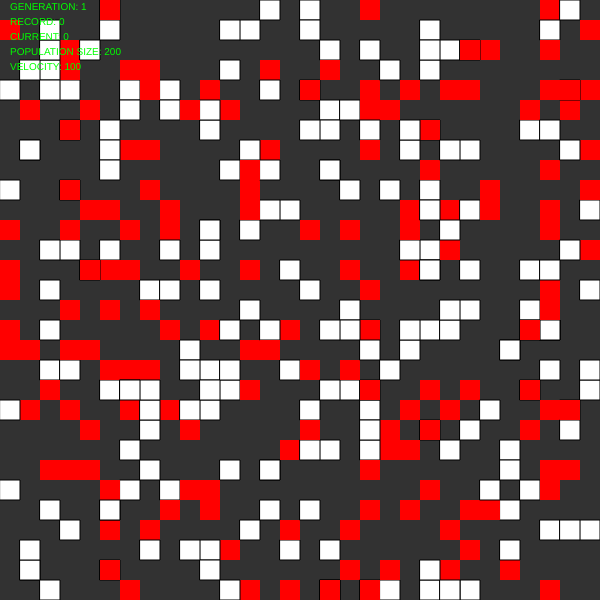
Frame 1 (no input)
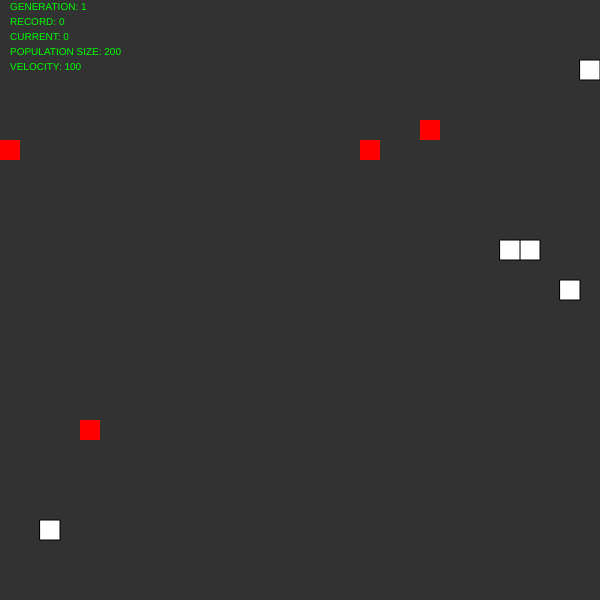
Frame 60 (no input)
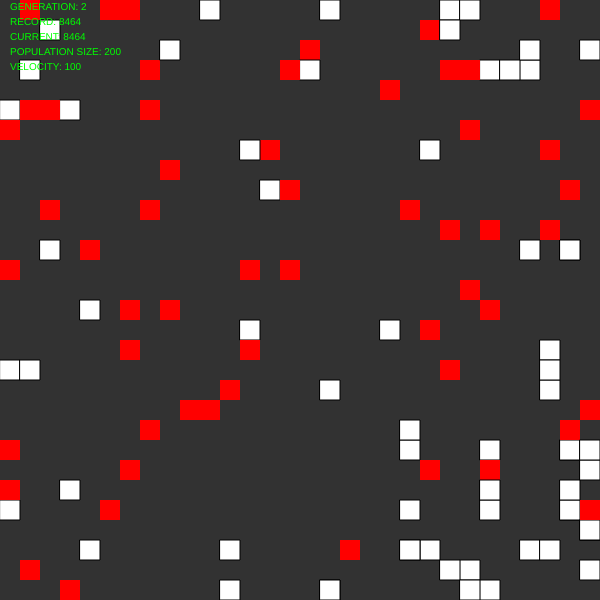
Frame 120 (the mouse pressed at the canvas centre since frame 60)

The p5.js sketch that drew these frames (run headless with seeded random() and noise() and a simulated clock; from frame 60 on, the mouse is pressed at the canvas centre):

// p5.js sketch
// ── sketch.js
const gridSize = 20;
const gameSize = 600;
const population = 1;


let snake;
let snakes;
let lastUpdate;
let dirCommitted = true;
let velocitySlider;
let populationSlider;

function newGame() {
  snake = new Snake(width, height, gridSize);
  dirCommitted = true;
}


let inputBuffer = [];


function processKey(key) {
  if (!dirCommitted) {
    inputBuffer.push(key);
  }
  if (dirCommitted && key === UP_ARROW && snake.ydir === 0) {
    snake.setDirection(0, -1);
    dirCommitted = false;
  } else if (dirCommitted && key === DOWN_ARROW && snake.ydir === 0) {
    snake.setDirection(0, 1);
    dirCommitted = false;
  } else if (dirCommitted && key === RIGHT_ARROW && snake.xdir === 0) {
    snake.setDirection(1, 0);
    dirCommitted = false;
  } else if (dirCommitted && key === LEFT_ARROW && snake.xdir === 0) {
    snake.setDirection(-1, 0);
    dirCommitted = false;
  } else if (key === 82) {
    newGame();
  }
}

function readBuffer() {
  if (inputBuffer.length > 0) {
    let key = inputBuffer.shift();
    processKey(key);
  }  
}


// function keyPressed() {
//   print(keyCode);
//   //processKey(keyCode);
// }

let savedSnakes = [];

let generations = 1;

let RECORD = 0;
let CURRENT_RECORD = 0;

function drawGame() {
  background(50);
  noStroke();
  //snake.draw();  
  snakes.forEach((s) => s.draw());
  textSize(10);
  textAlign(LEFT);
  fill(0, 255, 0);
  text("GENERATION: " + generations, 10, 10);
  text("RECORD: " + RECORD, 10, 25);
  text("CURRENT: " + CURRENT_RECORD, 10, 40);
  text("POPULATION SIZE: " + populationSlider.value(), 10, 55);
  text("VELOCITY: " + velocitySlider.value(), 10, 70);

  
  // if (snake.dead) {
  //   textSize(15);
  //   fill(255,0,0);
  //   textAlign(CENTER);
  //   text('GAME OVER', width/2, height/2);
  //   textSize(15);
  //   text('PRESS "R" TO RESET', width/2, height/2 + 32);
  //   newGame();
  //   return;
  // }
  
  let currentTime = millis();
  let delta = currentTime - lastUpdate;
  let deltaSpeed = (1 / velocitySlider.value()) * 1000;
  if (delta > deltaSpeed) {
    readBuffer();
    snakes.forEach((s) => {
      s.think();
      s.update();
      if (s.dead) {
        savedSnakes.push(s);
      }
    });
    //snake.think();
    //snake.update();
    dirCommitted = true;
    lastUpdate = currentTime;
  }
  snakes = snakes.filter((s) => !s.dead);
  if (snakes.length === 0) {
    snakes = nextGeneration(savedSnakes);
    savedSnakes = [];
    generations++;
  }
  
}

function setup() {
  createCanvas(gameSize, gameSize);
  //newGame();
  velocitySlider = createSlider(0, 300, 100);
  populationSlider = createSlider(0, 2000, 200);
  snakes = new Array(populationSlider.value()).fill().map(() => new Snake(width, height, gridSize));
  lastUpdate = millis();
}


function draw() {
  drawGame();
}
// ── cg.js
function* test1() {
  yield "22";
  yield "0 450";
  yield "300 750";
  yield "1000 450";
  yield "1500 650";
  yield "1800 850";
  yield "2000 1950";
  yield "2200 1850";
  yield "2400 2000";
  yield "3100 1800";
  yield "3150 1550";
  yield "2500 1600";
  yield "2200 1550";
  yield "2100 750";
  yield "2200 150";
  yield "3200 150";
  yield "3500 450";
  yield "4000 950";
  yield "4500 1450";
  yield "5000 1550";
  yield "5500 1500";
  yield "6000 950";
  yield "6999 1750";
  yield "6500 2600 -20 0 1000 45 0";
}

function* test2() {
  yield "18"
  yield "0 1800"
  yield "300 1200"
  yield "1000 1550"
  yield "2000 1200"
  yield "2500 1650"
  yield "3700 220"
  yield "4700 220"
  yield "4750 1000"
  yield "4700 1650"
  yield "4000 1700"
  yield "3700 1600"
  yield "3750 1900"
  yield "4000 2100"
  yield "4900 2050"
  yield "5100 1000"
  yield "5500 500"
  yield "6200 800"
  yield "6999 600"
  yield "6500 2000 0 0 1200 0 0";
}

const test1Gen = test1();
//const test1Gen = test2();

function readline() {
  const r = test1Gen.next();
  if (r.done) return gameState();
  else return r.value;
}

function checkInside(point, vertices) {
  let len = vertices.length;
  let minX, minY, maxX, maxY;
  let n = len;
  while (n--) {
    let q = vertices[n];
    minX = minX ? Math.min(minX, q.x) : q.x;
    minY = minY ? Math.min(minY, q.y) : q.y;
    maxX = maxX ? Math.max(maxX, q.x) : q.x;
    maxY = maxY ? Math.max(maxY, q.y) : q.y;
  }
  if (point.x < minX || point.x > maxX || point.y < minY || point.y > maxY)
    return false;
  let inside = false;
  for (let i = 0, j = len - 1; i < len; j = i++) {
    if (
      vertices[i].y > point.y != vertices[j].y > point.y &&
      point.x <
        ((vertices[j].x - vertices[i].x) * (point.y - vertices[i].y)) /
          (vertices[j].y - vertices[i].y) +
          vertices[i].x
    ) {
      inside = !inside;
    }
  }
  return inside;
}

function getPlaneSegment(vertices) {
  let len = vertices.length;

  // Ignore the first and last vertices
  for (let i = 1, j = 2; i < (len - 2); i = j++) {
    let curr = vertices[i];
    let next = vertices[j];
    if (curr.y === next.y) {
      return [curr, next];
    }
  }

  return null;
}

function distToPlane(p0, line) {
  let p1 = line[0];
  let p2 = line[1];
  let dx = 0;
  let dy = p0.y - p1.y;
  // point is left outside?
  if (p0.x < p1.x) {
    dx = p0.x - p1.x;
  }
  // point is right outside?
  if (p0.x > p2.x) {
    dx = p2.x - p0.x;
  }
  return Math.sqrt((dx * dx) + (dy * dy));
}

function randomThrust(pa) {
  let ra = pa ? Math.min(Math.abs(pa) + 15, 90) : 90;
  let a = round(random(-ra, ra));
  let p = round(random([3, 3, 4, 4, 4, 4, 4, 2, 1, 0]));
  return [a, p];
}

function randomThrusts(len) {
  let n = len;
  let result = [];
  let previous;
  while(n--) {
    let t = randomThrust(previous ? previous.a : undefined);
    result.push(t);
    previous = t;
  }
  return result;
}
// ── ga.js
function nextGeneration(savedSnakes) {
  let totalFitness = 0;
  CURRENT_RECORD = 0;
  let fitness = savedSnakes.map((s) => {
    s.calcFitness();
    if (s.fitness > RECORD) {
      RECORD = s.fitness;
    }
    if (s.fitness > CURRENT_RECORD) {
      CURRENT_RECORD = s.fitness;
    }
    totalFitness += s.fitness;
    return s.fitness;
  });
  let newSnakes = new Array(populationSlider.value()).fill().map(() => {
    let snake1 = selectSnake(savedSnakes, totalFitness);
    let snake2 = selectSnake(savedSnakes, totalFitness);
    let child = snake1.crossover(snake2);
    child.brain.mutate(0.05);
    return child;
  });
  //noLoop();
  return newSnakes;
}5555

function selectSnake(savedSnakes, sumFitness) {
  let rand = random(sumFitness);
  let summation = 0;
  for (let i = 0; i < savedSnakes.length; i++) {
    let currentSnake = savedSnakes[i];    
    summation += currentSnake.fitness;
    if (summation > rand) {
      return currentSnake.clone();
    }    
  }
  return savedSnakes[0].clone();
}
// ── nn.js
class Matrix {
  constructor(r, c, randomize) {
    this.rows = r;
    this.cols = c;
    this.values = new Array(r)
      .fill()
      .map(() =>
        new Array(c).fill().map(() => (randomize ? random(-1, 1) : 0))
      );
  }

  dot(m) {
    const result = new Matrix(this.rows, m.cols);

    if (this.cols != m.rows) return result;

    for (let i = 0; i < this.rows; i++) {
      for (let j = 0; j < m.cols; j++) {
        let sum = 0;
        for (let k = 0; k < this.cols; k++) {
          sum += this.values[i][k] * m.values[k][j];
        }
        result.values[i][j] = sum;
      }
    }

    return result;
  }

  sigmoid(x) {
    return 1 / (1 + Math.exp(-x));
  }

  toArray() {
    let result = [];
    for (let i = 0; i < this.rows; i++) {
      for (let j = 0; j < this.cols; j++) {
        result.push(this.values[i][j])
      }
    }
    return result;
  }

  activate() {
    let matrix = new Matrix(this.rows, this.cols);
    for (let i = 0; i < this.rows; i++) {
      for (let j = 0; j < this.cols; j++) {
        matrix.values[i][j] = max(0, this.values[i][j]);
      }
    }
    return matrix;
  }

  withBias() {
    let matrix = new Matrix(this.rows + 1, 1);
    for (let i = 0; i < this.rows; i++) {
      matrix.values[i][0] = this.values[i][0];
    }
    matrix.values[this.rows][0] = 1;
    return matrix;
  }

  mutate(rate) {
    for (let i = 0; i < this.rows; i++) {
      for (let j = 0; j < this.cols; j++) {
        if (random() < rate) {
          let value = this.values[i][j] + randomGaussian()/5;
          this.values[i][j] = constrain(value, -1, 1);
        }
      }
    }
  }

  clone() {
    let matrix = new Matrix(this.rows, this.cols);
    for (let i = 0; i < this.rows; i++) {
      for (let j = 0; j < this.cols; j++) {
        matrix.values[i][j] = this.values[i][j];
      }
    }
    return matrix;
  }

  crossover(partner) {
    let child = new Matrix(this.rows, this.cols);
    let randC = floor(random(this.cols));
    let randR = floor(random(this.rows));
    for (let i = 0; i < this.rows; i++) {
      for (let j = 0; j < this.cols; j++) {
        if (i < randR || (i == randR && j <= randC)) {
          child.values[i][j] = this.values[i][j];
        } else {
          child.values[i][j] = partner.values[i][j];
        }
      }
    }
    return child;
  }

}

function matrixFromArray(arr) {
  let matrix = new Matrix(arr.length, 1);
  for (let i = 0; i < arr.length; i++) {
    matrix.values[i][0] = arr[i];
  }
  return matrix;
}


class NeuralNetwork {
  constructor(iSize, hSize, hLayers, oSize, forClone) {
    this.iSize = iSize;
    this.hSize = hSize;
    this.hLayers = hLayers;
    this.oSize = oSize;

    if (forClone === true) {
      return;
    }

    this.weights = new Array(hLayers + 1).fill();
    this.weights[0] = new Matrix(hSize, iSize + 1, true);
    for (let i = 1; i < hLayers; i++) {
      this.weights[i] = new Matrix(hSize, hSize + 1, true);
    }
    this.weights[hLayers] = new Matrix(oSize, hSize + 1, true);
  }

  mutate(rate) {
    this.weights.forEach((matrix) => matrix.mutate(rate));
  }

  clone() {
    let clone = new NeuralNetwork(this.iSize, this.hSize, this.hLayers, this.oSize, true);
    clone.weights = this.weights.map((matrix) => matrix.clone());
    return clone;
  }

  output(input) {
    //print(input);
    let inputMatrix = matrixFromArray(input).withBias();
    for (let i = 0; i < this.hLayers; i++) {
      let h_input = this.weights[i].dot(inputMatrix);
      let h_output = h_input.activate();
      inputMatrix = h_output.withBias();
    }
    let o_input = this.weights[this.hLayers].dot(inputMatrix);
    let output = o_input.activate();
    return output.toArray();
  }

  crossover(partner) {
    let child = new NeuralNetwork(this.iSize, this.hSize, this.hLayers, this.oSize);
    for (let i = 0; i < this.weights.length; i++) {
      child.weights[i] = this.weights[i].crossover(partner.weights[i]);
    }
    return child;
  }

}
// ── ship.js
class Ship {
  constructor(pos, vel, fuel, r, power, timeFactor) {
    this.pos = {x: pos.x, y: pos.y};
    this.vel = {x: vel.x, y: vel.y};
    this.fuel = fuel;
    this.rotate = r;
    this._rotate = r;
    this.power = power;
    this._power = power;
    this.turn = 0;
    this.crashed = false;
    this.timeFactor = timeFactor ? timeFactor : 1;
    this.timeConst = 60;
    this.initial = {
      pos,
      vel,
      fuel,
      r,
      power,
    };
  }
  
  copyVec(v) {
    return { x: v.x, y: v.y };
  }

  reset() {
    this.pos = this.copyVec(this.initial.pos);
    this.vel = this.copyVec(this.initial.vel);
    this.fuel = this.initial.fuel;
    this.rotate = this.initial.r;
    this.power = this.initial.power;
    this._rotate = this.rotate;
    this._power = this.power;
    this.crashed = false;
    this.turn = 0;
  }

  checkLanded() {}

  update(tick, cmd) {
    if (this.crashed) return;
    if (tick % this.timeConst === 0) {
      this.turn += 1;
      this.rotate = Math.round(this.rotate);
      this.power = Math.round(this.power);
      this._rotate = this.rotate;
      this._power = this.power;
      this.fuel -= this.power;
      this.pos.x = Math.round(this.pos.x);
      this.pos.y = Math.round(this.pos.y);
      this.vel.x = Math.round(this.vel.x);
      this.vel.y = Math.round(this.vel.y);
    }
    this.applyCmd(cmd);
    let vx = this.vel.x * timeFactor;
    let vy = this.vel.y * timeFactor;
    this.pos.x += vx;
    this.pos.y += vy;
    let crash = checkInside(this.pos, surfacePts);
    if (crash) {
      this.crashed = true;
    }
  }

  draw(log) {
    if (log) {
      text(`H Speed: ${round(this.vel.x)}`, 10, 20);
      text(`V Speed: ${round(this.vel.y)}`, 10, 40);
      text(`Position: (${round(this.pos.x)}, ${round(this.pos.y)})`, 10, 60);
      text(`Fuel: ${round(this.fuel)}`, 10, 80);
      text(`Angle: ${round(this.rotate)}`, 10, 100);
      text(`Turn: ${this.turn}`, 10, 120);
    }
    noFill();
    stroke(255, 255, 255);
    let _x = toP5jsX(this.pos.x);
    let _y = toP5jsY(this.pos.y);
    let _rotate = this.rotate * -1;
    circle(_x, _y, 20);
    stroke(255, 0, 0);
    push();
    translate(_x, _y);
    rotate(radians(_rotate));
    line(0, 0, 0, 0 - 10);
    pop();
  }

  applyForce(force) {
    if (this.crashed) return;
    let fx = force.x * this.timeFactor;
    let fy = force.y * this.timeFactor;
    this.vel.x += fx;
    this.vel.y += fy;
  }

  applyCmd(cmd) {
    let r = cmd[0];
    let p = cmd[1];
    let dA = Math.min(Math.abs(r - this._rotate), 15);
    let signedDA = dA * (r > this._rotate ? 1 : -1);
    let dP = Math.min(Math.abs(p - this._power), 1);
    let signedDP = dP * (p >= this._power ? 1 : -1);
    let tickCmd = [signedDA, signedDP];
    this.rotate += tickCmd[0] * this.timeFactor;
    this.power += tickCmd[1] * this.timeFactor;
    let realRotate = ((this._rotate + tickCmd[0]) * Math.PI) / 180;
    let realForce = this._power + tickCmd[1];
    let _x = -realForce * Math.sin(realRotate); // 0 degree on the ship is to up
    let _y = realForce * Math.cos(realRotate);
    this.applyForce({ x: _x, y: _y });
  }
}

// ── snake.js
class Snake {
  constructor(w, h, s, brain) {
    this.w = w;
    this.h = h;
    this.s = s;
    this.x = this.randomX();
    this.y = this.randomY();
    this.xdir = 0;
    this.ydir = 0;
    this.xlimit = (w / s) - 1;
    this.ylimit = (h / s) - 1;
    this.tail = [];
    this.dead = false;
    this.createFood();
    this.brain = brain ? brain : new NeuralNetwork(24, 18, 2, 4);
    this.moves = 250;
    this.score = 0;
    this.lifetime = 0;
    this.vision = new Array(24).fill(0);
    this.directions = [
      createVector(1,0),
      createVector(1,1),
      createVector(0,1),
      createVector(-1,1),
      createVector(-1,0),
      createVector(-1,-1),
      createVector(0,-1),
      createVector(1,-1)
      ];
  }
  
  clone() {
    //let c = new Snake(this.w, this.h, this.s, this.brain.clone());
    let c = new Snake(this.w, this.h, this.s, this.brain.clone());
    c.brain.mutate(0.05);
    return c;
  }
  
  fillVision() {
    // Index 0 - food distance
    // Index 1 - body distance
    // Index 2 - wall distance
    this.vision = new Array(24).fill(0);
    for (let i = 0; i < 8; i++) {
     let visionIdx = i * 3;
     let dir = this.directions[i];
     let pos = createVector(this.x, this.y);
     let dist = 0;
     pos = pos.add(dir);
     let foundFood = false;
     let foundBody = false;
     while(!this.checkWallCollision(pos)) {
       if (!foundFood && this.checkPtCollision(pos, this.food)) {
         foundFood = true;
         this.vision[visionIdx] = 1;
       }
       if(!foundBody && this.checkTailCollision(pos)) {
         foundBody = true;
         this.vision[visionIdx + 1] = 1;
       }
       dist++;
       pos = pos.add(dir);
     }
     this.vision[visionIdx + 2] = 1 / (1 + dist);
    }
  }
  
  think() {
    this.fillVision();
    print(this.vision);
    let outputs = this.brain.output(this.vision);
    print(outputs);
    let record = 0;
    let idx = 0;
    for (let i = 0; i < outputs.length; i++) {
      if (outputs[i] > record) {
        record = outputs[i];
        idx = i;
      }
    }    
    if (idx === 0 && this.xdir != -1) {
      this.setDir(1, 0);
    } else if (idx === 1 && this.xdir != 1) {
      this.setDir(-1, 0);
    } else if (idx === 2 && this.ydir != -1) {
      this.setDir(0, 1);
    } else if (idx === 3 && this.ydir != 1) {
      this.setDir(0, -1);
    }    
  }
  
  randomX() {
    return floor(random(this.w / this.s));
  }

  randomY() {
    return floor(random(this.h / this.s));
  }

  createFood() {
    let x = this.randomX();
    let y = this.randomY();
    this.food = createVector(x, y);
  }
  
  checkPtCollision(pt1, pt2) {
    return pt1.x === pt2.x && pt1.y === pt2.y;
  }

  checkCollision(pt) {
    let pos = {
      x: this.x + this.xdir,
      y: this.y + this.ydir
    };
    return this.checkPtCollision(pos, pt);
  }
  
  checkWallCollision(pt) {
    return pt.x < 0 || pt.x > this.xlimit || pt.y < 0 || pt.y > this.ylimit;
  }
      
  checkTailCollision(pt) {
    for (let i = 0; i < this.tail.length; i++) {
      if (this.checkPtCollision(pt, this.tail[i])) {
        return true;
      }
    }
    return false;
  }

  crossover(partner) {
    let brain = this.brain.crossover(partner.brain);
    let child = new Snake(this.w, this.h, this.s, brain);
    return child;
  }


  checkBorder() {
    let nextPos = {
      x: this.x + this.xdir,
      y: this.y + this.ydir
    };
    if (this.checkWallCollision(nextPos)) {
      this.dead = true;
      return;
    }
    if (this.checkTailCollision(nextPos)) {
      this.dead = true;
      return;
    }
    
  }

  setDir(xdir, ydir) {
    this.xdir = xdir;
    this.ydir = ydir;
  }

  updateTail() {
    for (let i = this.tail.length - 1; i > 0; i--) {
      this.tail[i].x = this.tail[i - 1].x;
      this.tail[i].y = this.tail[i - 1].y;
    }
    if (this.tail.length > 0) {
      this.tail[0].x = this.x;
      this.tail[0].y = this.y;
    }
  }

  drawTail() {
    for (let i = 0; i < this.tail.length; i++) {
      rect(this.tail[i].x * this.s, this.tail[i].y * this.s, this.s, this.s);
    }
  }

  update() {
    this.checkBorder();
    if (this.dead) return;
    this.updateTail();
    this.x += this.xdir;
    this.y += this.ydir;
    this.eat();
    this.moves--;
    this.lifetime++;
    if (this.moves === 0) {
      this.dead = true;
    }
  }
  
  eat() {
    if (this.x === this.food.x && this.y === this.food.y) {
      this.createFood();
      this.tail.push(createVector(this.x, this.y));
      this.moves += 100;      
      this.score++;
    }
  }
  
  calcFitness() {

    if (this.score < 10) {
      this.fitness = floor(this.lifetime * this.lifetime) * pow(2, this.score);
    } else {
      this.fitness = floor(this.lifetime * this.lifetime) * pow(2, 10) * (this.score - 9);
    }
    
  }
  
  draw() {
    noStroke();
    stroke(0);
    fill(255);
    rect(this.x * this.s, this.y * this.s, this.s, this.s);
    this.drawTail();
    noStroke();
    fill(255, 0, 0);
    rect(this.food.x * this.s, this.food.y * this.s, this.s, this.s);
  }


}
// ── utils.js
function toP5jsX(codingameX) {
  return codingameX * SCALE;
}

function toP5jsY(codingameY) {
  return P5_HEIGHT - codingameY * SCALE;
}

function* test1() {
  yield "22";
  yield "0 450";
  yield "300 750";
  yield "1000 450";
  yield "1500 650";
  yield "1800 850";
  yield "2000 1950";
  yield "2200 1850";
  yield "2400 2000";
  yield "3100 1800";
  yield "3150 1550";
  yield "2500 1600";
  yield "2200 1550";
  yield "2100 750";
  yield "2200 150";
  yield "3200 150";
  yield "3500 450";
  yield "4000 950";
  yield "4500 1450";
  yield "5000 1550";
  yield "5500 1500";
  yield "6000 950";
  yield "6999 1750";
  yield "6500 2600 -20 0 1000 45 0";
}

function* test2() {
  yield "18";
  yield "0 1800";
  yield "300 1200";
  yield "1000 1550";
  yield "2000 1200";
  yield "2500 1650";
  yield "3700 220";
  yield "4700 220";
  yield "4750 1000";
  yield "4700 1650";
  yield "4000 1700";
  yield "3700 1600";
  yield "3750 1900";
  yield "4000 2100";
  yield "4900 2050";
  yield "5100 1000";
  yield "5500 500";
  yield "6200 800";
  yield "6999 600";
  yield "6500 2000 0 0 1200 0 0";
}

const testGen = test1();

function readline() {
  const r = testGen.next();
  if (r.done) return "";
  else return r.value;
}

const OFFSET_INFO = 400;

function drawShip(ship) {
    //let d = dist(toP5jsX(ship.pos.x), toP5jsY(ship.pos.y), mouseX, mouseY);
    //if (d < 10) {
    if (false) {
      text(`H Speed: ${Math.floor(ship.vel.x)}`, OFFSET_INFO, 20);
      text(`V Speed: ${Math.floor(ship.vel.y)}`, OFFSET_INFO, 40);
      text(
        `Position: (${Math.floor(ship.pos.x)}, ${Math.floor(ship.pos.y)})`,
        OFFSET_INFO,
        60
      );
      text(`Fuel: ${Math.floor(ship.fuel)}`, OFFSET_INFO, 80);
      text(`Angle: ${Math.floor(ship.rotate)}`, OFFSET_INFO, 100);
      text(`Fitness: ${ship.fitness()}`, OFFSET_INFO, 120);
    }
    noFill();
    stroke(255, 255, 255);
    let _x = toP5jsX(ship.pos.x);
    let _y = toP5jsY(ship.pos.y);
    let _rotate = ship.rotate * -1;
    let c = circle(_x, _y, 20);
    stroke(255, 0, 0);
    push();
    translate(_x, _y);
    rotate(radians(_rotate));
    line(0, 0, 0, 0 - 10);
    pop();
    stroke(0, 255, 0);
    beginShape();
    ship.history.forEach((v) => vertex(toP5jsX(v.x), toP5jsY(v.y)));
    vertex(toP5jsX(ship.pos.x), toP5jsY(ship.pos.y));
    endShape();
  }

  function drawSurface(surface) {
    noFill();
    stroke(255, 0, 0);
    beginShape();
    vertex(0, HEIGHT);
    surface.vertices.forEach((v) => vertex(toP5jsX(v.x), toP5jsY(v.y)));
    vertex(WIDTH, HEIGHT);
    endShape();
  }
